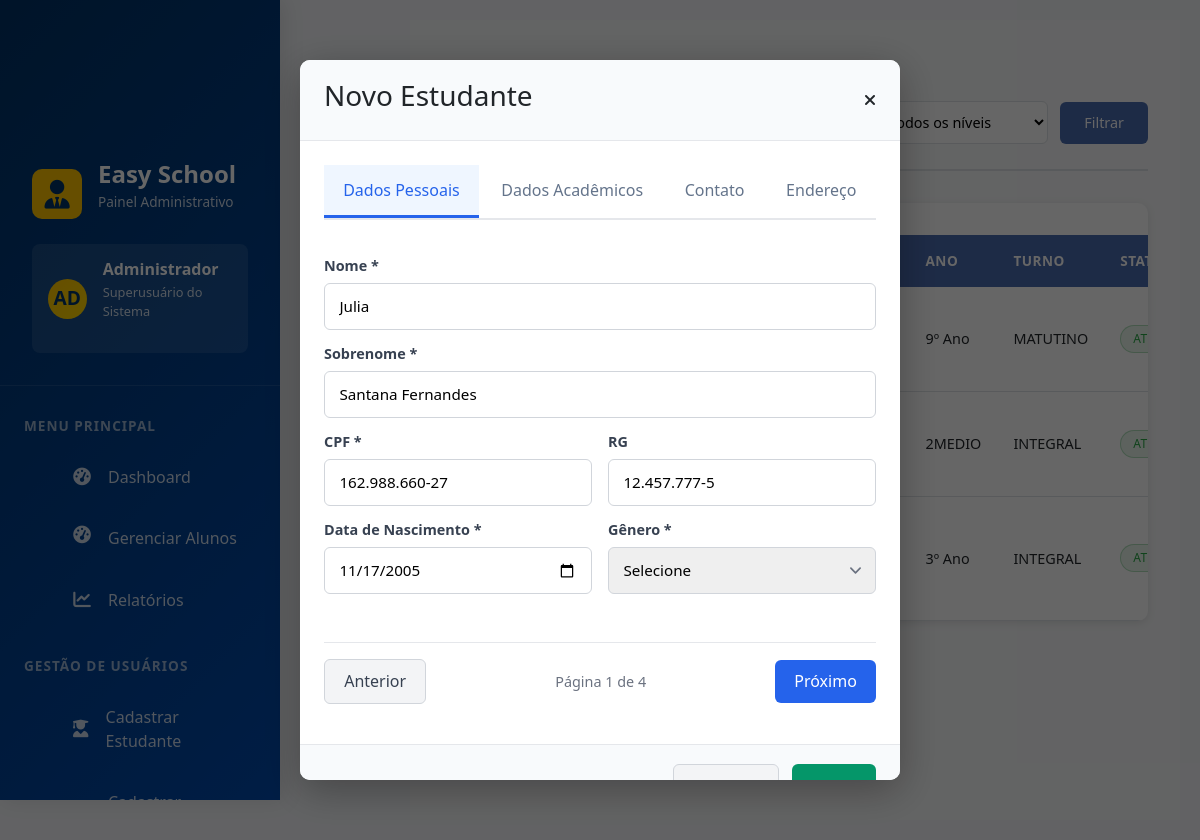
The app's page /administrator/dashboard/list/student/edit/num/3 with its own data.
### student/models.py (models this page shows, shortened)
class Student(PersonUser):
    GRADE_LEVEL_CHOICES = [
        ('INFANTIL', 'Educação Infantil'),
        ('FUNDAMENTAL1', 'Ensino Fundamental I'),
        ('FUNDAMENTAL2', 'Ensino Fundamental II'),
        ('MEDIO', 'Ensino Médio'),
        ('SUPERIOR', 'Ensino Superior'),
    ]
    SPECIFIC_GRADE_CHOICES = [
        ('1ANO', '1º Ano'), ('2ANO', '2º Ano'), ('3ANO', '3º Ano'),
        ('4ANO', '4º Ano'), ('5ANO', '5º Ano'), ('6ANO', '6º Ano'),
        ('7ANO', '7º Ano'), ('8ANO', '8º Ano'), ('9ANO', '9º Ano'),
        ('1MEDIO', '1º Ano EM'), ('2MEDIO', '2º Ano EM'), ('3MEDIO', '3º Ano EM'),
    ]
    enrollment_number = models.CharField(
        max_length=20,
        unique=True,
        verbose_name='Matrícula'
    )
    grade_level = models.CharField(
        max_length=20,
        choices=GRADE_LEVEL_CHOICES,
        verbose_name='Nível de Ensino'
    )
    specific_grade = models.CharField(
        max_length=20,
        choices=SPECIFIC_GRADE_CHOICES,
        verbose_name='Série/Ano'
    )
    shift = models.CharField(
        max_length=20,
        choices=[
            ('MATUTINO', 'Matutino'),
            ('VESPERTINO', 'Vespertino'),
            ('NOTURNO', 'Noturno'),
            ('INTEGRAL', 'Integral'),
        ],
        verbose_name='Turno'
    )
    enrollment_date = models.DateField(
        verbose_name='Data de Matrícula',
        auto_now_add=True
    )
    father_name = models.CharField(max_length=100, verbose_name='Nome do Pai', blank=True, null=True)
    mother_name = models.CharField(max_length=100, verbose_name='Nome da Mãe', blank=True, null=True)
    guardian_name = models.CharField(max_length=100, verbose_name='Responsável', blank=True, null=True)
    guardian_phone = models.CharField(max_length=15, verbose_name='Telefone do Responsável', blank=True, null=True)
    photo = models.ImageField(
        upload_to='students/photos/',
        verbose_name='Foto',
        blank=True,
        null=True
    )
    class Meta:
        verbose_name = 'Estudante'
        verbose_name_plural = 'Estudantes'
        ordering = ['enrollment_number']

### administrator/views.py (the view)
# urls.py: path('dashboard/list/student/edit/num/<int:student_id>', admin_views.openModal_edit, name='openModal_edit'),
def openModal_edit(request, student_id):
    students = Student.objects.all()
    student = get_object_or_404(Student, id=student_id)
    context = {
        'students': students,
        'student': student,
        'open_student_modal': True,
        'page': 'list_students',
        "is_edit": True,
        "form_action": reverse("student:student_edit_account", args=[student.id]),
        "student": student,
    }
    return render(request, 'dashboard_admin/dashboard.html', context)

### administrator/templatetags/student_filters.py (called while the page is built)
@register.filter(name='get_grade_level_display')
def get_grade_level_display(value):
    grade_levels = {
        'FUNDAMENTAL1': 'Fundamental I',
        'FUNDAMENTAL2': 'Fundamental II',
        'MEDIO': 'Ensino Médio',
        'SUPERIOR': 'Ensino Superior',
    }
    return grade_levels.get(value, value)

@register.filter(name='get_grade_display')
def get_grade_display(value):
    grades = {
        '1ANO': '1º Ano',
        '2ANO': '2º Ano',
        '3ANO': '3º Ano',
        '4ANO': '4º Ano',
        '5ANO': '5º Ano',
        '6ANO': '6º Ano',
        '7ANO': '7º Ano',
        '8ANO': '8º Ano',
        '9ANO': '9º Ano',
        '1SERIE': '1ª Série',
        '2SERIE': '2ª Série',
        '3SERIE': '3ª Série',
    }
    return grades.get(value, value)

@register.filter(name='get_shift_display')
def get_shift_display(value):
    shifts = {
        'MORNING': 'Manhã',
        'AFTERNOON': 'Tarde',
        'NIGHT': 'Noite',
        'FULL': 'Integral',
    }
    return shifts.get(value, value)

### administrator/templates/dashboard_admin/dashboard.html (shortened to what this page needs)
{% extends "base/base.html" %}
{% load static %}
{% block sidebar %}
    {% include "sidebar_admin/sidebar.html" %}
{% endblock %}
{% block content %}
    {% if page == "list_students" %}
        {% include "student/list.html" %}
    {% elif page == "list_teachers" %}
        {% include "teachers/list.html" %}
    {% else %}
        {% include "content/content.html" %}
    {% endif %}
    {% include "modals/create_student_modal.html" %}
{% endblock %}

### administrator/templates/student/list.html (shortened to what this page needs)
{% load student_filters %}
<div class="student-page">
    <div class="student-header">
        <div class="header-left">
            <h2>Alunos</h2>
            <span class="subtitle">
            </span>
        </div>
        <div class="header-right">
            <div class="header-right">
                <div class="action-bar">
                    <button id="openStudentModal" class="btn-primary">
                        <span>Novo Estudante</span>
                </div>
            </div>
            <form method="get" class="filter-form">
                <select name="level">
                    <option value="">Todos os níveis</option>
                </select>
                <button type="submit" class="btn btn-primary">
                    Filtrar
                </button>
            </form>
        </div>
    </div>
    <div class="table-wrapper">
        <table class="student-table">
            <thead>
                <tr>
                    <th>Aluno</th>
                    <th>Matrícula</th>
                    <th>Nível</th>
                    <th>Ano</th>
                    <th>Turno</th>
                    <th>Status</th>
                </tr>
            </thead>
            <tbody>
                {% for student in students %}
                <tr>
                    <td>
                        <strong>{{ student.first_name }} {{student.last_name}}</strong><br>
                        <small>{{ student.email }}</small>
                    </td>
                    <td>{{ student.enrollment_number }}</td>
                    <td>{{ student.grade_level|get_grade_level_display }}</td>
                    <td>{{ student.specific_grade|get_grade_display }}</td>
                    <td>{{ student.shift|get_shift_display }}</td>
                    <td>
                        {% if student.is_active %}
                            <span class="status active">Ativo</span>
                        {% else %}
                            <span class="status inactive">Inativo</span>
                        {% endif %}
                    </td>
                </tr>
                {% empty %}
                <tr>
                    <td colspan="7" class="empty">
                        Nenhum aluno encontrado
                    </td>
                </tr>
                {% endfor %}
            </tbody>
        </table>
    </div>
</div>

### administrator/templates/modals/create_student_modal.html (shortened to what this page needs)
<div class="simple-modal-overlay {% if open_student_modal %}active{% endif %}" id="modal-student">
    <div class="simple-modal">
        <div class="simple-modal-header form-scroll">
            <h3>Novo Estudante</h3>
            <a id="closeStudentModal"><i class="fa-solid fa-xmark"></i></a>
        </div>
        <div>
            <form method="post"
                action="{% if is_edit %}
                    {% url 'student:student_edit_account' student.id %}
                {% else %}
                    {% url 'student:student_create_account' %}
                {% endif %}">
                <div class="simple-modal-body ">
                    <div class="form-tabs">
                        <button type="button" class="tab-btn active" data-tab="personal">Dados Pessoais</button>
                        <button type="button" class="tab-btn" data-tab="academic">Dados Acadêmicos</button>
                        <button type="button" class="tab-btn" data-tab="contact">Contato</button>
                        <button type="button" class="tab-btn" data-tab="address">Endereço</button>
                    </div>
                    <div class="tab-content active" id="personal-tab">
                        <div class="simple-form-group">
                            <label>Nome *</label>
                            <input type="text" name="first_name" value="{{student.first_name}}" required>
                        </div>
                        <div class="simple-form-group">
                            <label>Sobrenome *</label>
                            <input type="text" name="last_name" value="{{student.last_name}}" required>
                        </div>
                        <div class="form-row">
                            <div class="simple-form-group">
                                <label>CPF *</label>
                                <input type="text" id="cpf" name="cpf" placeholder="000.000.000-00" value="{{student.cpf}}" required>
                            </div>
                            <div class="simple-form-group">
                                <label>RG</label>
                                <input type="text" id="rg" name="rg" value="{{student.rg}}">
                            </div>
                        </div>
                        <div class="form-row">
                            <div class="simple-form-group">
                                <label>Data de Nascimento *</label>
                                <input type="date" name="date_of_birth" value="{% if student %}{{ student.date_of_birth|date:'Y-m-d' }}{% endif %}" required>
                            </div>
                            <div class="simple-form-group">
                                <label>Gênero *</label>
                                <select name="gender" value="{{student_gender}}" required>
                                    <option value="">Selecione</option>
                                </select>
                            </div>
                        </div>
                    </div>
                    <div class="tab-navigation">
                        <button type="button" class="btn-cancel" onclick="prevTab()">Anterior</button>
                        <span class="tab-indicator">Página <span id="current-tab">1</span> de 4</span>
                        <button type="button" class="btn-next" onclick="nextTab()">Próximo</button>
                    </div>
                </div>
                <div class="simple-modal-footer">
                    <div>
                        <a type="button" class="btn-cancel" href="{% url 'administrator:closeModal' %}"> Cancelar</a>
                    </div>
                    <button type="submit" class="btn-save" id="submit-btn">Salvar
                    </button>
                </div>
            </form>
        </div>
    </div>
</div>

### static/css/sidebar/sidebar.css (style rules this page uses)
:root { --primary-blue: #003366; --secondary-blue: #004AAD; --accent-blue: #4A90E2; --light-blue: #E8F3FF; --primary-yellow: #FEC400; --secondary-yellow: #FFD700; --light-yellow: #FFF9E6; --dark-gray: #2C3E50; --medium-gray: #5D6D7E; --light-gray: #F8F9FA; --white: #FFFFFF; --success-green: #2ECC71; --warning-orange: #F39C12; --error-red: #E74C3C; --purple: #9B59B6; --teal: #1ABC9C; --shadow: 0 8px 24px rgba(0, 0, 0, 0.08); --shadow-hover: 0 15px 35px rgba(0, 0, 0, 0.12); --radius: 16px; --radius-sm: 8px; --transition: all 0.3s cubic-bezier(0.25, 0.8, 0.25, 1); --max-width: 1600px; }
body { background-color: #f4f6f9; }

### static/css/admin/content.css (style rules this page uses)
:root { --primary-blue: #003366; --secondary-blue: #004AAD; --accent-blue: #4A90E2; --light-blue: #E8F3FF; --primary-yellow: #FEC400; --secondary-yellow: #FFD700; --light-yellow: #FFF9E6; --dark-gray: #2C3E50; --medium-gray: #5D6D7E; --light-gray: #F8F9FA; --white: #FFFFFF; --success-green: #2ECC71; --warning-orange: #F39C12; --error-red: #E74C3C; --purple: #9B59B6; --teal: #1ABC9C; --shadow: 0 8px 24px rgba(0, 0, 0, 0.08); --shadow-hover: 0 15px 35px rgba(0, 0, 0, 0.12); --radius: 16px; --radius-sm: 8px; --transition: all 0.3s cubic-bezier(0.25, 0.8, 0.25, 1); --max-width: 1600px; }

### static/css/admin/modal.css (style rules this page uses)
.simple-modal-overlay { position: fixed; inset: 0; background: rgba(0, 0, 0, 0.6); display: none; align-items: center; justify-content: center; z-index: 9999; }
.simple-modal-overlay.active { display: flex; }
.simple-modal { background: #fff; width: 100%; max-width: 600px; max-height: 90vh; border-radius: 10px; box-shadow: 0 10px 40px rgba(0,0,0,0.3); overflow: hidden; display: flex; flex-direction: column; }
.simple-modal-header { padding: 1.2rem 1.5rem; display: flex; justify-content: space-between; align-items: center; border-bottom: 1px solid #e5e7eb; background: #f8fafc; }
.simple-modal-body { padding: 1.5rem; display: flex; flex-direction: column; gap: 1.2rem; overflow-y: auto; flex: 1; }
.form-tabs { display: flex; gap: 0.2rem; border-bottom: 2px solid #e5e7eb; margin-bottom: 1rem; }
.tab-btn { padding: 0.8rem 1.2rem; background: none; border: none; border-bottom: 3px solid transparent; cursor: pointer; font-weight: 500; color: #64748b; transition: all 0.3s; }
.tab-btn.active { color: #2563eb; border-bottom-color: #2563eb; background: #eff6ff; }
.tab-content { display: none; animation: fadeIn 0.3s; }
.tab-content.active { display: block; }
.form-row { display: grid; grid-template-columns: 1fr 1fr; gap: 1rem; }
.simple-form-group { display: flex; flex-direction: column; margin-bottom: 0.8rem; }
.simple-form-group label { font-weight: 600; margin-bottom: 0.4rem; color: #374151; font-size: 0.9rem; }
.simple-form-group input, .simple-form-group select { padding: 0.7rem 0.9rem; border-radius: 6px; border: 1px solid #d1d5db; font-size: 0.95rem; transition: border-color 0.3s; }
.simple-form-group input::placeholder { color: #9ca3af; }
.simple-form-group select { appearance: none; background-position: right 0.5rem center; background-repeat: no-repeat; background-size: 1.5em 1.5em; padding-right: 2.5rem; }
.tab-navigation { display: flex; justify-content: space-between; align-items: center; padding: 1rem 0; margin-top: 1rem; border-top: 1px solid #e5e7eb; }
.tab-indicator { font-size: 0.9rem; color: #6b7280; font-weight: 500; }
.btn-next { background: #2563eb; color: white; border: none; padding: 0.6rem 1.2rem; border-radius: 6px; cursor: pointer; font-weight: 500; }
.simple-modal-footer { padding: 1.2rem 1.5rem; display: flex; justify-content: flex-end; gap: 0.8rem; border-top: 1px solid #e5e7eb; background: #f8fafc; }
.btn-cancel { background: #f3f4f6; color: #374151; border: 1px solid #d1d5db; padding: 0.6rem 1.2rem; border-radius: 6px; cursor: pointer; font-weight: 500; transition: all 0.3s; }
.btn-save { background: #059669; color: white; border: none; padding: 0.6rem 1.2rem; border-radius: 6px; cursor: pointer; font-weight: 500; transition: background 0.3s; }

### static/css/teacher/teacher_list.css (style rules this page uses)
.action-bar { padding-top: 1.2rem; }
.table-wrapper { padding-left: 2rem; padding-top: 2rem; }

### records on screen
Student: specific_grade|get_grade_display "9º Ano", shift|get_shift_display "MATUTINO", is_active "ATIVO"
Student: specific_grade|get_grade_display "2MEDIO", shift|get_shift_display "INTEGRAL", is_active "ATIVO"
Student: specific_grade|get_grade_display "3º Ano", shift|get_shift_display "INTEGRAL", is_active "ATIVO", first_name "Julia", last_name "Santana Fernandes", cpf "162.988.660-27", rg "12.457.777-5", date_of_birth "11/17/2005"
